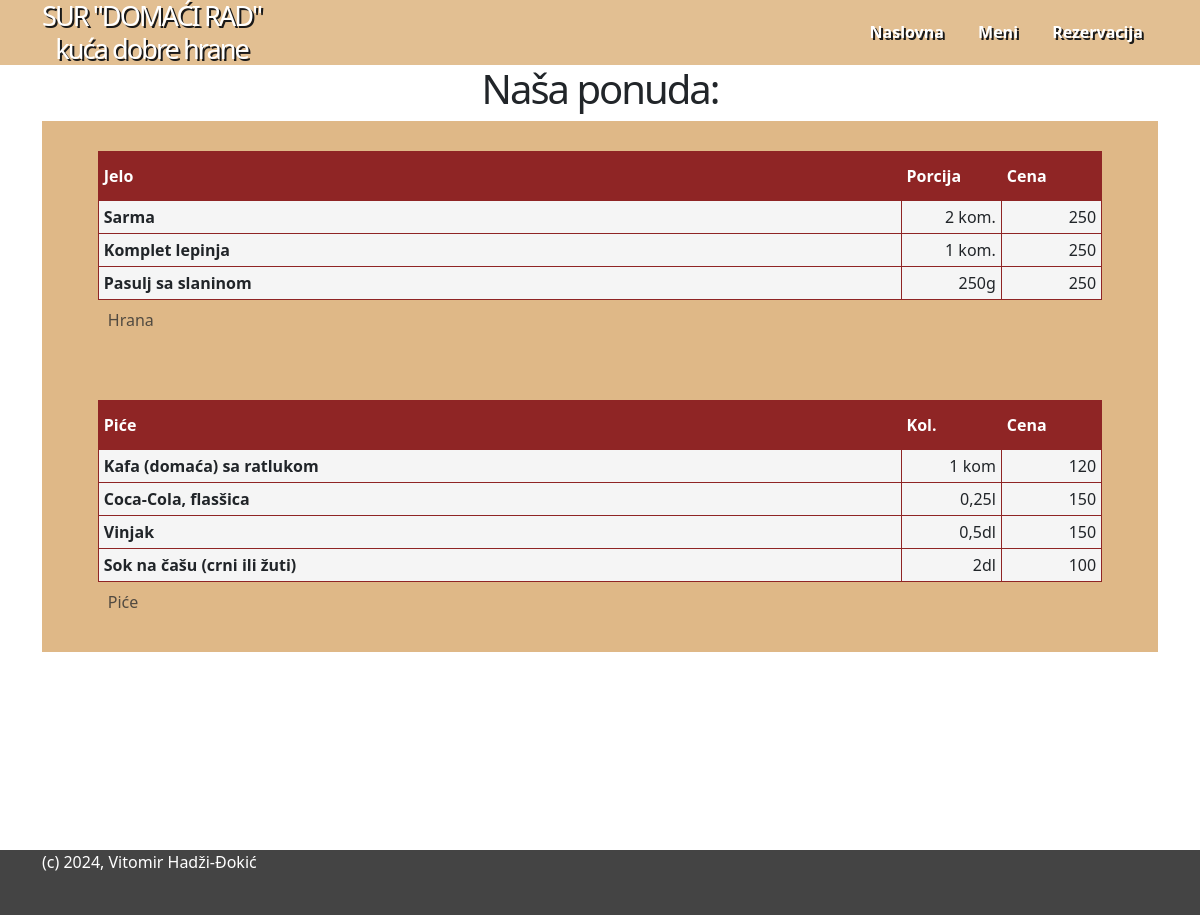
The app's page /meni with its own data.
### tables this page shows
CREATE TABLE cenovnik (id INTEGER PRIMARY KEY AUTOINCREMENT, stavkamenija INTEGER REFERENCES items (id) ON DELETE CASCADE ON UPDATE CASCADE, kolicina VARCHAR (10) NOT NULL COLLATE UNICODE, cena NUMERIC (6, 2) NOT NULL);

CREATE TABLE items (id INTEGER PRIMARY KEY AUTOINCREMENT, naziv VARCHAR (30) NOT NULL, vrsta VARCHAR (10) NOT NULL);

### app.py (the view)
@app.route("/meni")
def menu():
    hrana=db.query_db("SELECT items.naziv,cenovnik.kolicina as porcija,cenovnik.cena FROM items,cenovnik WHERE cenovnik.stavkamenija==items.id and items.vrsta=='hrana'")
    pica=db.query_db("SELECT items.naziv,cenovnik.kolicina as 'količina' ,cenovnik.cena FROM items,cenovnik WHERE cenovnik.stavkamenija==items.id and items.vrsta=='piće'")
    return render_template('menu.html',hrana=hrana,pica=pica)

### db.py (called while the page is built)
def get_db():
    if not "_db_conn" in g:
        g._db_conn = sqlite3.connect(DATABASE)
    return g._db_conn

def query_db(query, args=(), one=False):
    kursor = get_db().execute(query, args)  # pribavljamo konenciju i izvršavamo upit
    rezultat = kursor.fetchall()            # svi redovi se smeštaju u rezultat
    kursor.close()
    if one:
        return rezultat[0] if rezultat else None   # ako se traži samo jedan rezultat, šalje se prvi element liste rezultat (ako postoji)
    else:
        return rezultat                            # šalje se lista sa rezultatima upita

### templates/menu.html
{% extends 'layout.html' %}
{% block content %}
<h1>Naša ponuda:</h1>
<section>
    <table>
        <thead>
            <tr>
                <th>Jelo</th> <td> Porcija </th> <td> Cena </th>
            </tr>
        </thead>
        <tbody>
        {% for jelo in hrana %}
        <tr>
            <th> {{jelo[0]}} </th> <td> {{jelo[1]}} </td><td> {{jelo[2]}} </td>
        </tr>
        {% endfor %}
        </tbody>
        <caption>Hrana</caption>
    </table>
</section>
<section>
    <table>
        <thead>
        <tr>
            <th>Piće </th> <td> Kol. </td> <td> Cena </td>
        </tr>
        </thead>
        <tbody>
        {% for pice in pica %}
        <tr>
            <th> {{pice[0]}} </th> <td> {{pice[1]}} </td> <td> {{pice[2]}} </td>
        </tr>
        {% endfor %}
        </tbody>
        <caption>Piće</caption>
    </table>
</section>
{% endblock %}

### templates/layout.html (shortened to what this page needs)
<!DOCTYPE html>
<html lang="sr-RS">
<head>
    <link rel="stylesheet" href="{{ url_for('static', filename='style.css') }}">
    <link href="https://cdn.jsdelivr.net/npm/bootstrap@5.3.0-alpha1/dist/css/bootstrap.min.css" rel="stylesheet">
    <link href='https://cdn.jsdelivr.net/npm/bootstrap-icons@1.8.1/font/bootstrap-icons.css' rel='stylesheet'>
</head>
  <body>
    <header>
      <div class="container" >
        <h1 class="logo">SUR "DOMAĆI RAD"<br/>kuća dobre hrane</h1>
        <strong><nav class="menu">
          <ul >
            <a href="{{url_for('index')}}">Naslovna</a>
            <a href="{{url_for('menu')}}">Meni</a>
            <a href="{{url_for('reserve')}}">Rezervacija</a>
          </ul>
        </nav></strong>
      </div>
    </header>
    <main>
        <div class="container">
        {% block content %}
        {% endblock %}
        </div>
    </main>
    <footer>
        <div class="container">
            (c) 2024, Vitomir Hadži-Đokić
        </div>
    </footer>
  </body>
</html>

### static/style.css (style rules this page uses)
* { margin:0; padding:0; }
body { margin: 0; padding: 0; font-family: "Helvetica Neue", Helvetica, Arial, sans-serif; color: #444; }
header { position: fixed; top: 0; background-color: #DFB887; height: 65px; width: 100%; opacity: .9; margin-bottom: 10px; line-height: 65px; }
header h1.logo { margin: 0; font-size: 1.7em; color: #fff; text-shadow: 2px 2px #000000; float: left; }
main { padding-top: 65px; min-height: 850px; }
footer { height: 65px; color:#ffffff; background-color: #444; }
.container { width: 90%; margin: 0 auto; }
h1 { text-align: center; letter-spacing: -2px; }
.menu { float: right; }
.menu a { margin:0; padding:0 15px; display:inline-block; color: #fff; text-shadow: 2px 2px #000; text-decoration: none; height:65px; }
section { background-color:#DFB887; padding:30px 0; }
section * { margin:0 10px; }
section table { border-collapse: collapse; margin:0px auto; background-color: whitesmoke; border: 1px solid rgb(143, 37, 37) ; width:90%; }
thead td, thead th { padding: 0 5px; color:white; font-weight: bold; background-color:rgb(143, 37, 37); height:3em; line-height: 3em; }
body td,tbody th { padding: 0 5px; height: 2em; line-height: 2em; border: 1px solid rgb(143, 37, 37) ; }
tbody td { text-align: right; width:10% }

### records on screen
cenovnik: naziv "Sarma", kolicina "2 kom.", cena "250"
cenovnik: naziv "Komplet lepinja", kolicina "1 kom.", cena "250"
cenovnik: naziv "Pasulj sa slaninom", kolicina "250g", cena "250"
cenovnik: naziv "Kafa (domaća) sa ratlukom", kolicina "1 kom", cena "120"
cenovnik: naziv "Coca-Cola, flasšica", kolicina "0,25l", cena "150"
cenovnik: naziv "Vinjak", kolicina "0,5dl", cena "150"
cenovnik: naziv "Sok na čašu (crni ili žuti)", kolicina "2dl", cena "100"
